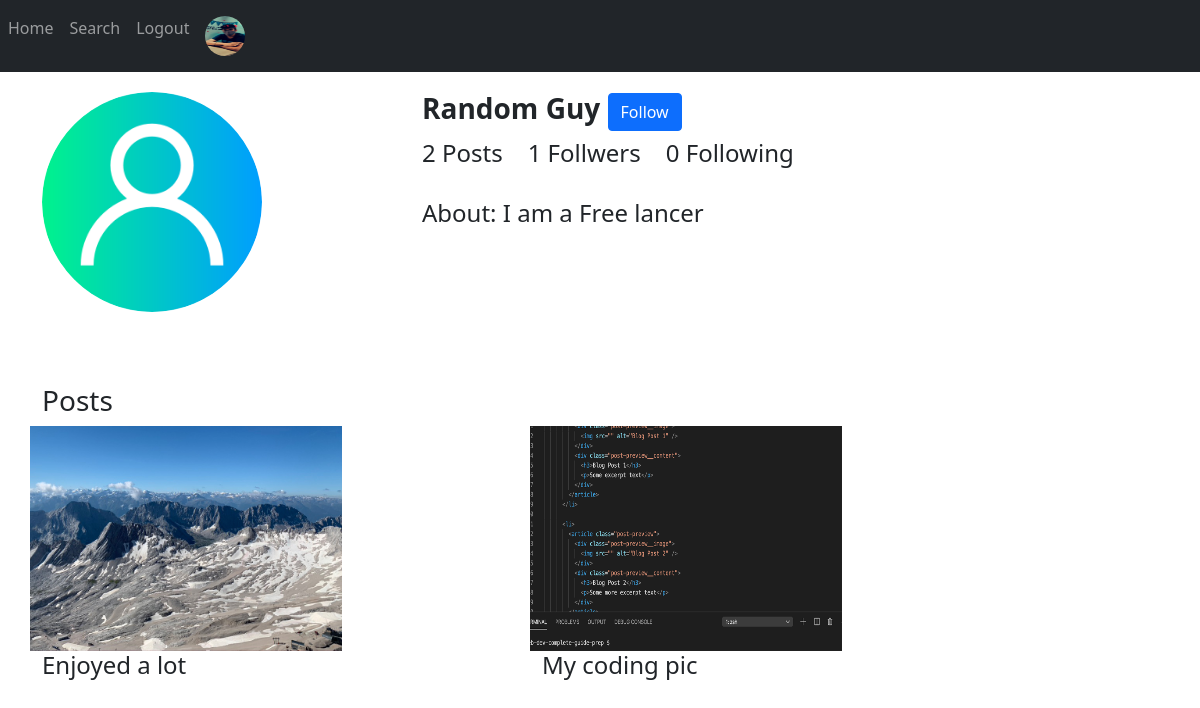
The page /posts/searched_user/random/ (signed in) on the database its author committed.
### accounts_app/models.py (models this page shows, shortened)
class UserProfile(models.Model):
    user = models.OneToOneField(User, on_delete=models.CASCADE, related_name='user_profile')
    profile_pic = models.ImageField(upload_to='profile_pics', blank=True)
    first_name = models.CharField(max_length=255, null=True)
    last_name = models.CharField(max_length=255, null=True)
    age = models.IntegerField(null=True)
    dob = models.DateField(blank=True, null=True)
    about = models.TextField(null=True)

### posts_app/models.py (models this page shows, shortened)
class Post(models.Model):
    name = models.ForeignKey(User, on_delete=models.CASCADE, related_name='posts')
    image = models.ImageField(upload_to='post_images')
    caption = models.CharField(max_length=500, null=True)
    date_posted = models.DateTimeField(auto_now_add=True)
    updated_date = models.DateTimeField(auto_now=True)
    class Meta:
        ordering = ['-date_posted']

### posts_app/views.py (the view)
# urls.py: path('searched_user/<username>/', views.searched_user, name='searched-user'),
@login_required
def searched_user(request,username):
    su = User.objects.get(username=username)
    already_followed = Follow.objects.filter(follower=request.user, following=su)
    if searched_user == request.user:
        return redirect('profiles')
    return render(request, "posts_app/searched_user.html",{
        'su':su,
        'already_followed': already_followed,
    })

### accounts_app/templates/posts_app/searched_user.html (shortened to what this page needs)
{% extends 'base.html' %}
{% load static %}
{% block includes %}
  {% include 'includes/navbar.html' %}
{% endblock %}
{% block content %}
<div class="row">
  <div class="col-sm-4">
    {% if su.user_profile.profile_pic %}
    <img src="{{ su.user_profile.profile_pic.url }}" width="220px" height="220px" alt="default profile pic" class="rounded-circle">
    {% else %}
    <img src="{% static 'accounts_app/images/profile.png' %}" width="220px" height="220px" alt="default profile pic" class="rounded-circle">
    {% endif %}
  </div>
  <div class="col-sm-8">
    <h3><strong>{{ su.user_profile.first_name|title }} {{ su.user_profile.last_name|title }}</strong>
    {% if not already_followed %}
      <a href="{% url 'follow' username=su.username  %}" class="btn btn-primary">Follow</a>
    {% else %}
      <a href="{% url 'un-follow' username=su.username %}"class="btn btn-primary">Unfollow</a>
    {% endif %}
    </h3>
    <h4>{{ su.posts.count }} Posts &nbsp;&nbsp; {{ su.followers.count }} Follwers &nbsp;&nbsp; {{ su.following.count }} Following  &nbsp;&nbsp;</h4>
    <br>
    {% if su.user_profile.about %}
    <h4>About: {{ su.user_profile.about }}</h4>
    {% endif %}
  </div>
</div>
<br><br><br>
<h3>Posts</h3>
<div class="row">
  {% for user_post in su.posts.all %}
  <div class="crop">
      <img src="{{ user_post.image.url }}" alt="{{ user_post.caption }}">
      <h4>{{ user_post.caption }}</h4>
  </div>
  {% endfor %}
{% endblock %}

### accounts_app/templates/includes/navbar.html
{% load static %}
    <nav class="navbar navbar-expand-sm bg-dark navbar-dark">
      <ul class="navbar-nav">
        <li class="nav-item active" >
          <a href="{% url 'home' %}" class="nav-link">Home</a>
        </li>
        {% if user.is_authenticated %}
        <li class="nav-item active" >
          <a href="{% url 'search' %}" class="nav-link">Search</a>
        </li>
        <li class="nav-item active" >
          <a href="{% url 'logout' %}" class="nav-link">Logout</a>
        </li>
      {% endif %}
      <li class="nav-item active">
        {% if user.user_profile.profile_pic %}
        <a href="{% url 'user-details' %}" class="nav-link"><img src="{{ user.user_profile.profile_pic.url }}" width="40px" height="40px" alt="default profile pic" class="rounded-circle"></a>
        {% else %}
        <a href="{% url 'user-details' %}" class="nav-link"><img src="{% static 'accounts_app/images/profile.png' %}" width="30px" height="30px" alt="default profile pic" class="rounded-circle"></a>
        {% endif %}
    </li>
      </ul>
    </nav>

### accounts_app/templates/posts_app/searched_user.html (style rules this page uses)
.crop { width:500px; height:500px; overflow: hidden; }
.crop img { width: 400px; height:300px; margin: -75px 0 0 -100px; }

### rows shown on the page
Post: image (picture), caption "Enjoyed a lot"
Post: image (picture), caption "My coding pic"

### other values the page prints
{{ su.user_profile.first_name|title }} "Random"
{{ su.user_profile.last_name|title }} "Guy"
{{ su.posts.count }} "2"
{{ su.followers.count }} "1"
{{ su.following.count }} "0"
{{ su.user_profile.about }} "I am a Free lancer"
